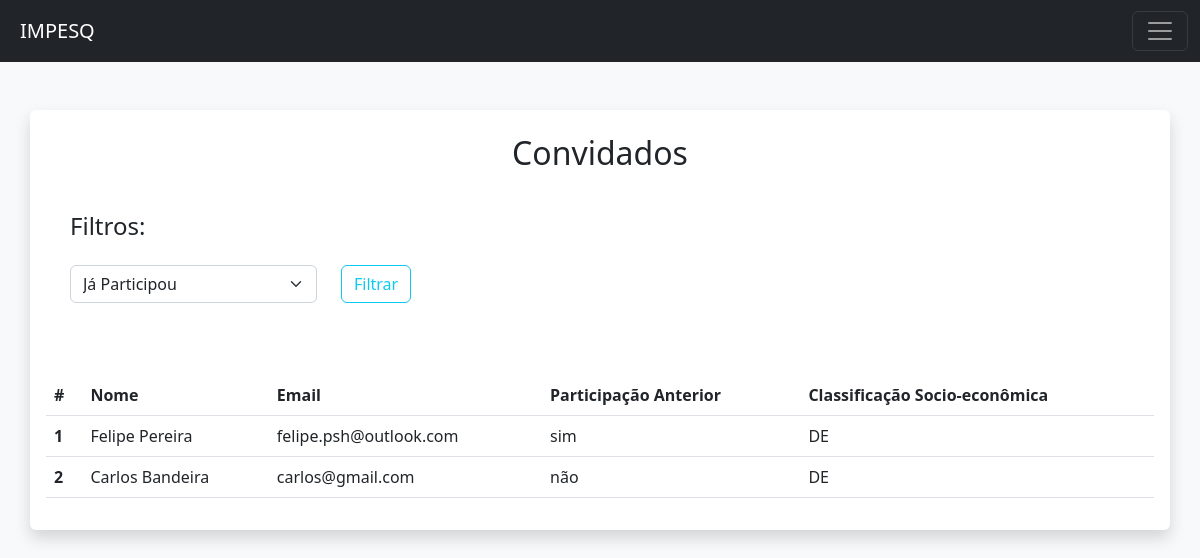
The app's page /listar/convidado, older data.
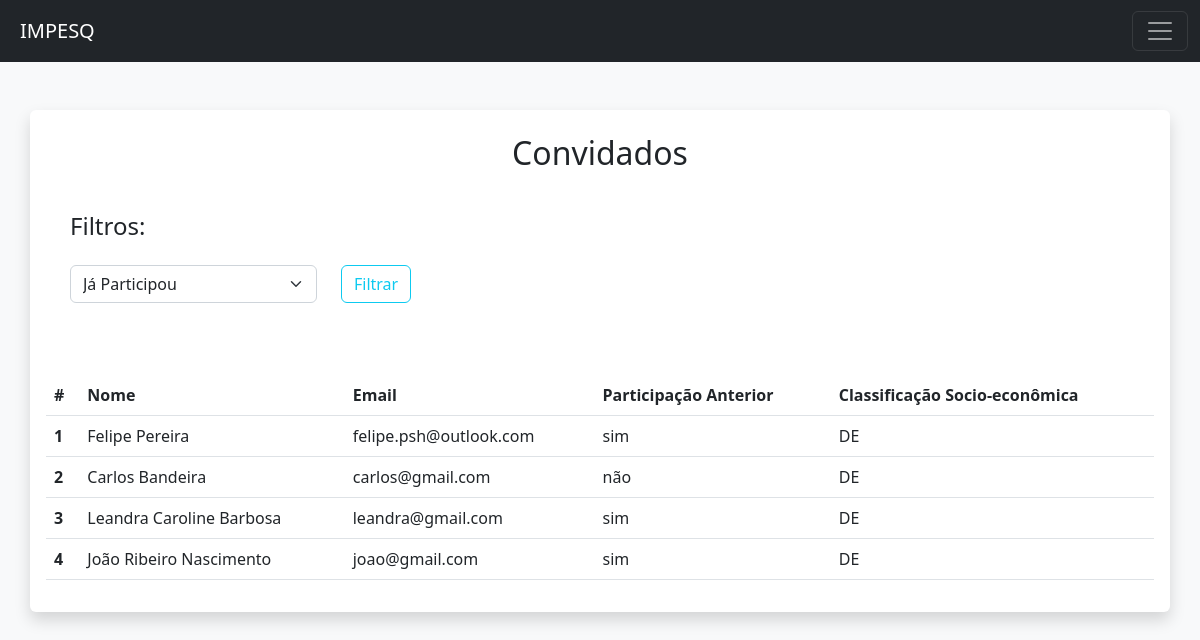
The same page, newer data.
### app/models/ConvidadoEntity.py (models this page shows, shortened)
class Convidado(db.Model):
    __tablename__ = "tbl_convidados"
    id = db.Column(db.Integer, primary_key=True)
    nome = db.Column(db.String(120))
    sobrenome = db.Column(db.String)
    nascimento = db.Column(db.String)
    cpf = db.Column(db.String)
    rg = db.Column(db.String)
    uf = db.Column(db.String)
    formacao = db.Column(db.String)
    instituicao = db.Column(db.String)
    semestre = db.Column(db.String)
    periodo = db.Column(db.String)
    estado_civil = db.Column(db.String)
    filhos = db.Column(db.String)
    filho_1 = db.Column(db.String)
    nascimento_primeiro_filho = db.Column(db.String)
    filho_2 = db.Column(db.String)
    nascimento_segundo_filho = db.Column(db.String)
    possui_trabalho = db.Column(db.String)
    periodo_trabalho = db.Column(db.String)
    empresa = db.Column(db.String)
    ramo_empresa = db.Column(db.String)
    telefone_empresa = db.Column(db.String)
    telefone_residencial = db.Column(db.String)
    celular = db.Column(db.String)
    operadora = db.Column(db.String)
    plano_operadora = db.Column(db.String)
    email = db.Column(db.String)
    pesquisa_de_mercado = db.Column(db.String)
    marketing_publicidade = db.Column(db.String)
    radio_jornal_revista_tv = db.Column(db.String)
    ja_participou = db.Column(db.String)
    tipo_pesquisa = db.Column(db.String)
    data_participacao = db.Column(db.String)
    assunto = db.Column(db.String)
    logradouro = db.Column(db.String(120))
    cep = db.Column(db.String)
    bairro= db.Column(db.String)
    cidade = db.Column(db.String)
    zona = db.Column(db.String)
    classificacao_socio = db.Column(db.String)

### app/controllers/default.py (the view)
@app.route("/listar/convidado", methods=["GET","POST"])
def listarConvidado():
    convidados = Convidado.query.filter_by().all()
    if request.method == 'POST':
        participacao = request.form['paticipacao']
        convidados = Convidado.query.filter_by(ja_participou=participacao).all()
    return render_template('listar_convidado.html', convidados=convidados)

### app/templates/listar_convidado.html (shortened to what this page needs)
{% extends 'base.html'%}
{% block content%}
<div class="container shadow p-3 mb-5 bg-body rounded mt-5">
    <div class="container d-flex p-2 bd-highlight">
            <div class="col d-flex justify-content-center">
                <h2 class="">Convidados</h2>
            </div>
    </div>
    <div class="container p-4">
      <div class="row">
        <div class="col-12 mb-3">
          <h4>
            Filtros:
          </h4>
        </div>
        <form action="/listar/convidado" method="POST" name="paticipacao" id="form">
         <div class="row">
          <div class="col-3">
            <select class="form-select" id="filtro" name="paticipacao">
              <option selected>Já Participou</option>
            </select>
          </div>
          <div class="col-4">
            <button class="btn btn-outline-info" type="submit">Filtrar</button>
          </div>
         </div>
        </form>
      </div>
    </div>
    <table class="table mt-5 table-hover">
        <thead>
          <tr>
            <th scope="col">#</th>
            <th scope="col">Nome</th>
            <th scope="col">Email</th>
            <th scope="col">Participação Anterior</th>
            <th scope="col">Classificação Socio-econômica</th>
          </tr>
        </thead>
        {% for convidado in convidados %}
            <tbody>
              <tr>
                <th scope="row">{{convidado.id}}</th>
                <td class="">{{convidado.nome + " " + convidado.sobrenome}}</td>
                <td>{{convidado.email}}</td>
                <td>{{convidado.ja_participou}}</td>
                <td>{{convidado.classificacao_socio}}</td>
              </tr>
            </tbody>
        {% endfor %}
      </table>
</div>
{% endblock %}

### app/templates/base.html (shortened to what this page needs)
{% block menu %}
<!DOCTYPE html>
<html lang="pt-BR">
<head>
    <link href="https://cdn.jsdelivr.net/npm/bootstrap@5.2.2/dist/css/bootstrap.min.css" rel="stylesheet">
    <link href="https://getbootstrap.com/docs/5.2/assets/css/docs.css" rel="stylesheet">
</head>
<body class="bg-light">
    <nav class="navbar navbar-dark bg-dark stick-top">
        <div class="container-fluid ">
          <a class="navbar-brand p-2"  href="{{url_for('home')}}">IMPESQ</a>
          <button class="navbar-toggler" type="button" data-bs-toggle="offcanvas" data-bs-target="#offcanvasDarkNavbar" aria-controls="offcanvasDarkNavbar">
            <span class="navbar-toggler-icon"></span>
          </button>
        </div>
      </nav>
      {% block content %}
      {% endblock %}
</body>
</html>
{% endblock %}

Row changes from the older to the newer data that the page shows:
added Convidado: id "3", nome+sobrenome "Leandra Caroline Barbosa", email "leandra@gmail.com", ja_participou "sim", classificacao_socio "DE"
added Convidado: id "4", nome+sobrenome "João Ribeiro Nascimento", email "joao@gmail.com", ja_participou "sim", classificacao_socio "DE"
